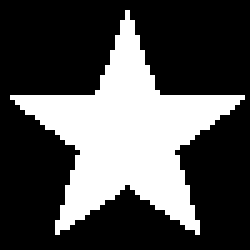
#> input picture part-2-next-steps/masks/mask_maze_star_small.png, 50 x 50 px (shown 5 times larger)
$ python image_mask.py
#> lines starting #> are read from the running program, lines starting #| are printed output that depends on the picture
### part-2-next-steps/mask.py
from random import randrange
from PIL import Image


class Mask:

    def __init__(self, rows, columns):
        self.rows = rows
        self.columns = columns
        self.bits = [[True for _ in range(self.columns)] for _ in range(self.rows)]

    # [6 lines left out: function __getitem__, not called in this run]

    def __setitem__(self, key, is_on):
        row, column = key
        self.bits[row][column] = is_on

    # [7 lines left out: function count, not called in this run]

    def random_location(self):
        while True:
            row = randrange(0, self.rows)
            column = randrange(0, self.columns)
            if self.bits[row][column]:
                return (row, column)

    # [16 lines left out: function from_txt, not called in this run]

    def from_png(filename):
#> called with filename = './masks/mask_maze_star_small.png'
        image = Image.open(filename)
#> image is the input picture: PIL image 50x50 RGBA; mean R, G, B, A 79.7, 79.7, 79.7, 255
        rows = image.height
#> rows = 50
        columns = image.width
#> columns = 50
        mask = Mask(rows, columns)
        for row in range(rows):
            for column in range(columns):
                if image.getpixel((column, row)) == (0, 0, 0, 255): # RGB value for black
                    mask[row, column] = False
                else:
                    mask[row, column] = True
        return mask

### part-2-next-steps/grid.py
from cell import Cell
import random
from random import randrange
#from random import randrange, random, shuffle
from PIL import Image, ImageDraw

DRAW_BACKGROUND = 0


class Grid:

    def __init__(self, rows, columns):
        self.rows = rows
        self.columns = columns
        self.grid = self.prepare_grid()
        self.configure_cells()

    def prepare_grid(self):
        return [[Cell(row, column) for column in range(self.columns)] for row in range(self.rows)]

    def configure_cells(self):
        for cell in self.each_cell():
            row = cell.row
            column = cell.column
            cell.north = self[row - 1, column]
            cell.south = self[row + 1, column]
            cell.east = self[row, column + 1]
            cell.west = self[row, column - 1]

    def __getitem__(self, key):
        row, column = key
        if row < 0 or row > self.rows - 1:
            return None
        if column < 0 or column > self.columns - 1:
            return None
        return self.grid[row][column]

    # [4 lines left out: function random_cell, not called in this run]

    def size(self):
        return self.rows * self.columns

    def each_row(self):
        for row in range(self.rows):
            yield self.grid[row]

    def each_cell(self):
        for row in self.each_row():
            for cell in row:
                if cell is not None:
                    yield cell

    # [6 lines left out: function cell_at, not called in this run]

    def contents_of(self, cell):
        return " "

    def background_color_for(self, cell):
        return None

    # [27 lines left out: function to_s, not called in this run]

    def to_png(self, cell_size: int = 10, inset = 0):
#> called with cell_size = 10, inset = 0
        img_width = cell_size * self.columns
        img_height = cell_size * self.rows
        inset = int(cell_size * inset)
        background = (255, 255, 255)
        wall = (0, 0, 0)
        img = Image.new("RGBA", (img_width + 1, img_height + 1), background)
#> img: PIL image 501x501 RGBA; every value is 255
        draw = ImageDraw.Draw(img)
        for mode in range(2):
            for cell in self.each_cell():
                x = cell.column * cell_size
                y = cell.row * cell_size
                if inset > 0:
                    self.to_png_with_inset(draw, cell, mode, cell_size, wall, x, y, inset)
                else:
                    self.to_png_without_inset(draw, cell, mode, cell_size, wall, x, y)
        img.show()
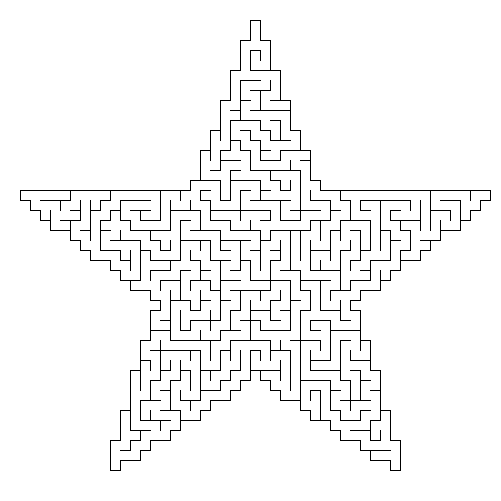
#> shown: PIL image 501x501 RGBA; mean R, G, B, A 245.9, 245.9, 245.9, 255

    def to_png_without_inset(self, draw, cell, mode, cell_size, wall, x, y):
        x1 = x
        y1 = y
        x2 = x1 + cell_size
        y2 = y1 + cell_size
        if mode == DRAW_BACKGROUND:
            color = self.background_color_for(cell)
            draw.rectangle((x1, y1, x2, y2), fill = color)
        else:
            if not cell.north:
                draw.line([x1, y1, x2, y1], fill = wall, width = 1)
            if not cell.west:
                draw.line([x1, y1, x1, y2], fill = wall, width = 1)
            if not cell.linked_to(cell.east):
                draw.line([x2, y1, x2, y2], fill = wall, width = 1)
            if not cell.linked_to(cell.south):
                draw.line([x1, y2, x2, y2], fill = wall, width = 1)

    # [45 lines left out: functions to_png_with_inset, cell_coordinates_with_inset, not called in this run]

    def deadends(self):
        return [cell for cell in self.each_cell() if len(cell.links) == 1]

    # [11 lines left out: function braid, not called in this run]

### part-2-next-steps/recursive_backtracker.py
from random import choice


class RecursiveBacktracker:

    def on(self, grid, start_at = None):
        stack = []
        if start_at is None:
            stack.append(grid.random_cell())
        else:
            stack.append(start_at)

        while stack:
            current_cell = stack[-1]
            unvisited_neighbors = [neighbor for neighbor in current_cell.neighbors() if not neighbor.links]
            if not unvisited_neighbors:
                stack.pop()
            else:
                neighbor = choice(unvisited_neighbors)
                current_cell.link(neighbor)
                stack.append(neighbor)

### part-2-next-steps/cell.py
from distances import Distances
from random import choice


class Cell:

    def __init__(self, row, column):
        self.row = row
        self.column = column
        self._links = {}
        self.north = None
        self.south = None
        self.east = None
        self.west = None

    def link(self, cell, bidi=True):
        self._links[cell] = True
        if (bidi):
            cell.link(self, False)
        return self

    # [5 lines left out: function unlink, not called in this run]

    @property
    def links(self):
        return list(self._links.keys())

    def linked_to(self, cell):
        return cell in self._links

    def neighbors(self):
        list=[]
        if self.north:
            list.append(self.north)
        if self.south:
            list.append(self.south)
        if self.east:
            list.append(self.east)
        if self.west:
            list.append(self.west)
        return list

    # [5 lines left out: function random_neighbour, not called in this run]

    def distances(self):
        distances = Distances(self)
        frontier = [self]
        while len(frontier) > 0:
            new_frontier = []
            for cell in frontier:
                for linked_cell in cell.links:
                    if distances[linked_cell] is None and distances[cell] is not None:
                        distances[linked_cell] = distances[cell] + 1
                        new_frontier.append(linked_cell)
            frontier = new_frontier
        return distances

### part-2-next-steps/masked_grid.py
from colored_grid import ColoredGrid
from cell import Cell


class MaskedGrid(ColoredGrid):

    def __init__(self, mask):
        self.mask = mask
        super().__init__(self.mask.rows, self.mask.columns)

    def prepare_grid(self):
        list_of_cells = [[Cell(row, column) if self.mask.bits[row][column] else None for column in range(self.columns)] for row in range(self.rows)]
        return(list_of_cells)

    def random_cell(self):
        row, column = self.mask.random_location()
        return self[row, column]

    def size(self):
        return self.mask.count()

### part-2-next-steps/colored_grid.py
from grid import Grid


class ColoredGrid(Grid):

    def __init__(self, rows, columns):
        super().__init__(rows, columns)
        self.distances = None
        self.maximum = 0

    def background_color_for(self, cell):
        if self.distances is not None and self.distances[cell] is not None:
            if self.maximum == 0:
                farthest, self.maximum = self.distances.max()
            distance = self.distances[cell]
            intensity = float((self.maximum - distance)) / self.maximum
            dark = round(255 * intensity)
            bright = 128 + round(127 * intensity)
            return dark, bright, dark #green
            # [6 lines of commented-out code are left out]
        else:
            return None

### part-2-next-steps/distances.py
class Distances:

    def __init__(self, root):
        self.root = root
        self.cells = {}
        self.cells[root] = 0

    def __getitem__(self, cell):
        if cell in self.cells.keys():
            return self.cells[cell]
        return None

    def __setitem__(self, cell, distance):
        self.cells[cell] = distance

    def cells(self):
        return cells.keys
        # return list(self._cells.keys())

    # [15 lines left out: function path_to, not called in this run]

    def max(self):
        max_distance = 0
        max_cell = self.root
        for cell in self.cells:
            if self.cells[cell] > max_distance:
                max_cell = cell
                max_distance = self.cells[cell]
        return max_cell, max_distance

### part-2-next-steps/image_mask.py
from mask import Mask
from masked_grid import MaskedGrid
from recursive_backtracker import RecursiveBacktracker

mask = Mask.from_png("./masks/mask_maze_star_small.png")

grid = MaskedGrid(mask)
algorithm = RecursiveBacktracker()
algorithm.on(grid)

grid.to_png()

# Optional code to color the maze
# Start coloring from the center of the maze
start = grid[grid.rows // 2, grid.columns // 2]
# Start coloring from a random point in the maze
# start = grid.random_cell()
grid.distances = start.distances()
grid.to_png()
#> call 2 of to_png, with cell_size = 10, inset = 0
#> in to_png (call 2), `img.show()`:
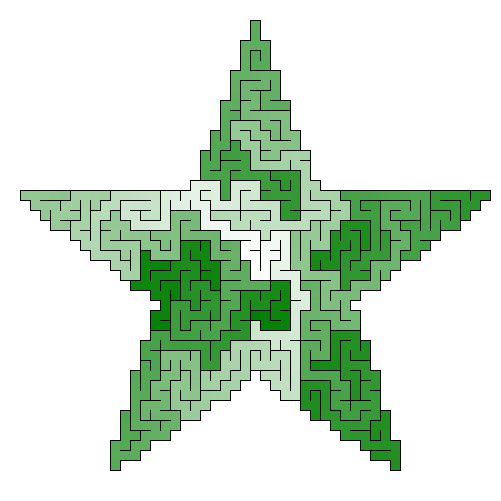
#> shown: PIL image 501x501 RGBA; mean R, G, B, A 205.1, 225.6, 205.1, 255
